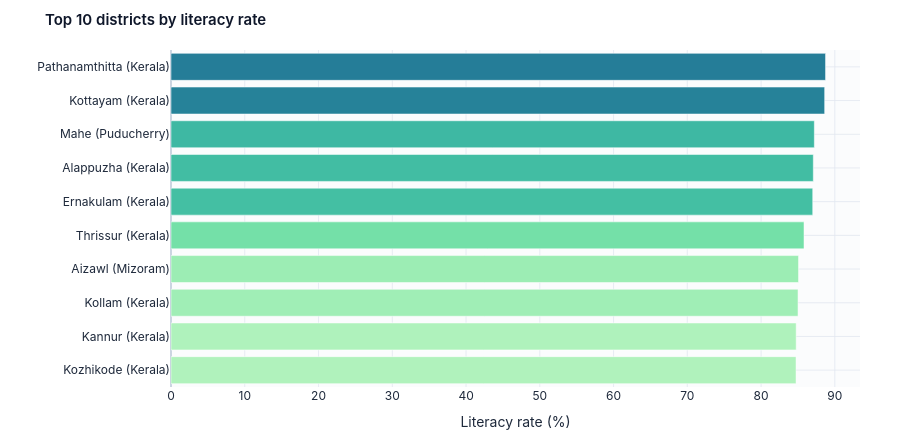
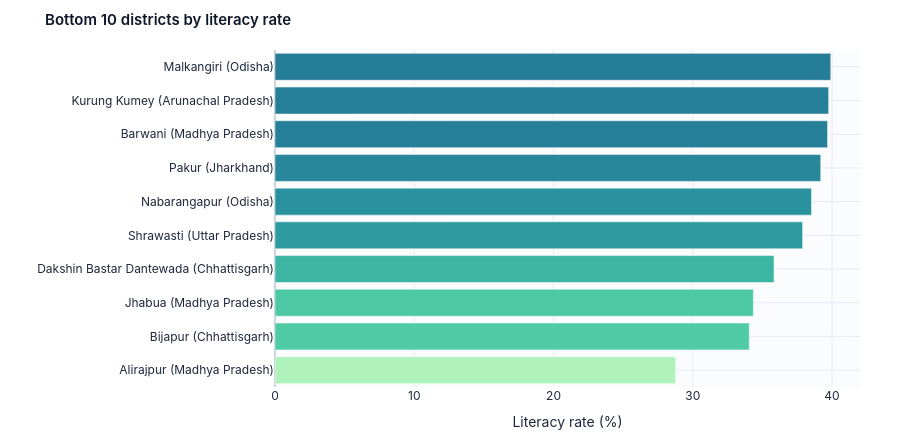
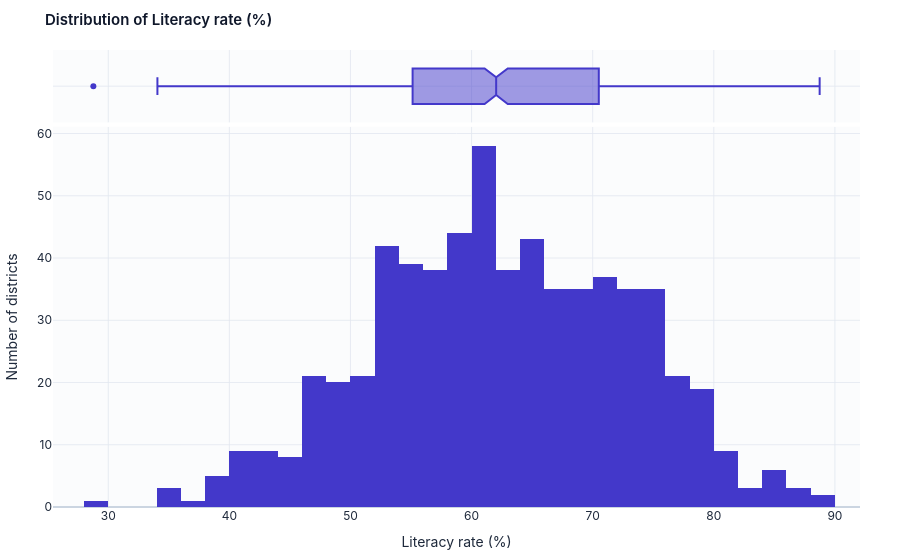
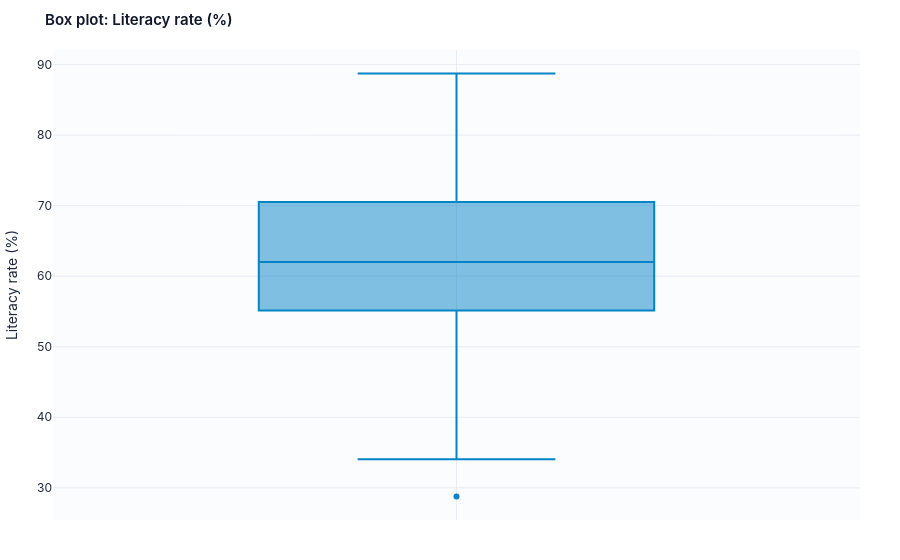

The notebook cell saved with these charts, in order:
### Code cell
# Cell 18 - Module B figures
V.bar_h(B.rank_districts(df, "Literacy_Rate"), "Literacy_Rate", title="Top 10 districts by literacy rate").show()
V.bar_h(B.rank_districts(df, "Literacy_Rate", ascending=True), "Literacy_Rate", title="Bottom 10 districts by literacy rate").show()
V.histogram(df, "Literacy_Rate").show(); V.box(df, "Literacy_Rate").show()
sl = B.state_literacy(df, "source")
V.state_bar(sl, "Weighted_Literacy_Rate", title="State literacy (population-weighted: sum literate / sum population)", xlabel="Literacy rate (%)").show()
display(sl)
V.bar_h(B.rank_districts(df, "Sex_Ratio"), "Sex_Ratio", title="Top 10 districts by sex ratio").show()
V.bar_h(B.rank_districts(df, "Sex_Ratio", ascending=True), "Sex_Ratio", title="Bottom 10 districts by sex ratio").show()
display(B.sc_st_table(df, 15))
V.scatter(df, "SC_Population_Share", "ST_Population_Share", color="state_name", title="SC share vs ST share").show()
V.scatter(df, "Child_Population_Share", "Literacy_Rate", color="state_name", trend=True).show()
V.scatter(df, "Workforce_Participation_Rate", "Literacy_Rate", color="state_name", trend=True).show()

### Figure 1 — Plotly figure (JSON) as saved in the notebook; plotly's stock layout.template omitted (floating-point values rounded to 4 significant figures)
{"data": [{"hovertemplate": "Literacy rate (%)=%{marker.color}<br>=%{y}<extra></extra>", "legendgroup": "", "marker": {"color": [84.74, 84.76, 85.01, 85.08, 85.82, 87.0, 87.08, 87.22, 88.62, 88.74], "coloraxis": "coloraxis", "pattern": {"shape": ""}}, "name": "", "orientation": "h", "showlegend": false, "textposition": "auto", "type": "bar", "x": [84.74, 84.76, 85.01, 85.08, 85.82, 87.0, 87.08, 87.22, 88.62, 88.74], "xaxis": "x", "y": ["Kozhikode (Kerala)", "Kannur (Kerala)", "Kollam (Kerala)", "Aizawl (Mizoram)", "Thrissur (Kerala)", "Ernakulam (Kerala)", "Alappuzha (Kerala)", "Mahe (Puducherry)", "Kottayam (Kerala)", "Pathanamthitta (Kerala)"], "yaxis": "y"}], "layout": {"barmode": "relative", "coloraxis": {"colorbar": {"title": {"text": "Literacy rate (%)"}}, "colorscale": [[0.0, "rgb(176, 242, 188)"], [0.1667, "rgb(137, 232, 172)"], [0.3333, "rgb(103, 219, 165)"], [0.5, "rgb(76, 200, 163)"], [0.6667, "rgb(56, 178, 163)"], [0.8333, "rgb(44, 152, 160)"], [1.0, "rgb(37, 125, 152)"]], "showscale": false}, "font": {"color": "#1E293B", "family": "Inter, -apple-system, BlinkMacSystemFont, 'Segoe UI', Roboto, Helvetica, Arial, sans-serif", "size": 12}, "height": 440, "hoverlabel": {"bgcolor": "rgba(255, 255, 255, 0.95)", "bordercolor": "#CBD5E1", "font": {"color": "#0F172A", "family": "Inter, -apple-system, BlinkMacSystemFont, 'Segoe UI', Roboto, Helvetica, Arial, sans-serif", "size": 12}}, "legend": {"tracegroupgap": 0}, "margin": {"b": 40, "l": 40, "r": 40, "t": 50}, "paper_bgcolor": "rgba(0,0,0,0)", "plot_bgcolor": "rgba(248, 250, 252, 0.5)", "title": {"font": {"color": "#0F172A", "family": "Inter, -apple-system, BlinkMacSystemFont, 'Segoe UI', Roboto, Helvetica, Arial, sans-serif", "size": 15, "weight": 600}, "text": "Top 10 districts by literacy rate"}, "xaxis": {"anchor": "y", "domain": [0.0, 1.0], "gridcolor": "#E2E8F0", "gridwidth": 0.8, "showgrid": true, "title": {"text": "Literacy rate (%)"}, "zerolinecolor": "#CBD5E1"}, "yaxis": {"anchor": "x", "automargin": true, "domain": [0.0, 1.0], "gridcolor": "#E2E8F0", "gridwidth": 0.8, "showgrid": true, "title": {"text": ""}, "zerolinecolor": "#CBD5E1"}}}

### Figure 2 — Plotly figure (JSON) as saved in the notebook; plotly's stock layout.template omitted (floating-point values rounded to 4 significant figures)
{"data": [{"hovertemplate": "Literacy rate (%)=%{marker.color}<br>=%{y}<extra></extra>", "legendgroup": "", "marker": {"color": [28.77, 34.06, 34.35, 35.84, 37.89, 38.53, 39.19, 39.68, 39.76, 39.91], "coloraxis": "coloraxis", "pattern": {"shape": ""}}, "name": "", "orientation": "h", "showlegend": false, "textposition": "auto", "type": "bar", "x": [28.77, 34.06, 34.35, 35.84, 37.89, 38.53, 39.19, 39.68, 39.76, 39.91], "xaxis": "x", "y": ["Alirajpur (Madhya Pradesh)", "Bijapur (Chhattisgarh)", "Jhabua (Madhya Pradesh)", "Dakshin Bastar Dantewada (Chhattisgarh)", "Shrawasti (Uttar Pradesh)", "Nabarangapur (Odisha)", "Pakur (Jharkhand)", "Barwani (Madhya Pradesh)", "Kurung Kumey (Arunachal Pradesh)", "Malkangiri (Odisha)"], "yaxis": "y"}], "layout": {"barmode": "relative", "coloraxis": {"colorbar": {"title": {"text": "Literacy rate (%)"}}, "colorscale": [[0.0, "rgb(176, 242, 188)"], [0.1667, "rgb(137, 232, 172)"], [0.3333, "rgb(103, 219, 165)"], [0.5, "rgb(76, 200, 163)"], [0.6667, "rgb(56, 178, 163)"], [0.8333, "rgb(44, 152, 160)"], [1.0, "rgb(37, 125, 152)"]], "showscale": false}, "font": {"color": "#1E293B", "family": "Inter, -apple-system, BlinkMacSystemFont, 'Segoe UI', Roboto, Helvetica, Arial, sans-serif", "size": 12}, "height": 440, "hoverlabel": {"bgcolor": "rgba(255, 255, 255, 0.95)", "bordercolor": "#CBD5E1", "font": {"color": "#0F172A", "family": "Inter, -apple-system, BlinkMacSystemFont, 'Segoe UI', Roboto, Helvetica, Arial, sans-serif", "size": 12}}, "legend": {"tracegroupgap": 0}, "margin": {"b": 40, "l": 40, "r": 40, "t": 50}, "paper_bgcolor": "rgba(0,0,0,0)", "plot_bgcolor": "rgba(248, 250, 252, 0.5)", "title": {"font": {"color": "#0F172A", "family": "Inter, -apple-system, BlinkMacSystemFont, 'Segoe UI', Roboto, Helvetica, Arial, sans-serif", "size": 15, "weight": 600}, "text": "Bottom 10 districts by literacy rate"}, "xaxis": {"anchor": "y", "domain": [0.0, 1.0], "gridcolor": "#E2E8F0", "gridwidth": 0.8, "showgrid": true, "title": {"text": "Literacy rate (%)"}, "zerolinecolor": "#CBD5E1"}, "yaxis": {"anchor": "x", "automargin": true, "domain": [0.0, 1.0], "gridcolor": "#E2E8F0", "gridwidth": 0.8, "showgrid": true, "title": {"text": ""}, "zerolinecolor": "#CBD5E1"}}}

### Figure 3 — Plotly figure (JSON) as saved in the notebook; plotly's stock layout.template omitted (floating-point values rounded to 4 significant figures; data arrays with more than 128 entries replaced by an {"elided": "..."} marker saying what was removed)
{"data": [{"bingroup": "x", "hovertemplate": "Literacy rate (%)=%{x}<br>count=%{y}<extra></extra>", "legendgroup": "", "marker": {"color": "#4338CA", "pattern": {"shape": ""}}, "name": "", "nbinsx": 30, "orientation": "v", "showlegend": false, "type": "histogram", "x": {"elided": "640 float values"}, "xaxis": "x", "yaxis": "y"}, {"hovertemplate": "Literacy rate (%)=%{x}<extra></extra>", "legendgroup": "", "marker": {"color": "#4338CA"}, "name": "", "notched": true, "showlegend": false, "type": "box", "x": {"elided": "640 float values"}, "xaxis": "x2", "yaxis": "y2"}], "layout": {"barmode": "relative", "font": {"color": "#1E293B", "family": "Inter, -apple-system, BlinkMacSystemFont, 'Segoe UI', Roboto, Helvetica, Arial, sans-serif", "size": 12}, "hoverlabel": {"bgcolor": "rgba(255, 255, 255, 0.95)", "bordercolor": "#CBD5E1", "font": {"color": "#0F172A", "family": "Inter, -apple-system, BlinkMacSystemFont, 'Segoe UI', Roboto, Helvetica, Arial, sans-serif", "size": 12}}, "legend": {"tracegroupgap": 0}, "margin": {"b": 40, "l": 40, "r": 40, "t": 50}, "paper_bgcolor": "rgba(0,0,0,0)", "plot_bgcolor": "rgba(248, 250, 252, 0.5)", "title": {"font": {"color": "#0F172A", "family": "Inter, -apple-system, BlinkMacSystemFont, 'Segoe UI', Roboto, Helvetica, Arial, sans-serif", "size": 15, "weight": 600}, "text": "Distribution of Literacy rate (%)"}, "xaxis": {"anchor": "y", "domain": [0.0, 1.0], "gridcolor": "#E2E8F0", "gridwidth": 0.8, "showgrid": true, "title": {"text": "Literacy rate (%)"}, "zerolinecolor": "#CBD5E1"}, "xaxis2": {"anchor": "y2", "domain": [0.0, 1.0], "gridcolor": "#E2E8F0", "gridwidth": 0.8, "matches": "x", "showgrid": true, "showticklabels": false, "zerolinecolor": "#CBD5E1"}, "yaxis": {"anchor": "x", "domain": [0.0, 0.8316], "gridcolor": "#E2E8F0", "gridwidth": 0.8, "showgrid": true, "title": {"text": "Number of districts"}, "zerolinecolor": "#CBD5E1"}, "yaxis2": {"anchor": "x2", "domain": [0.8416, 1.0], "gridcolor": "#E2E8F0", "gridwidth": 0.8, "matches": "y2", "showgrid": true, "showline": false, "showticklabels": false, "ticks": "", "zerolinecolor": "#CBD5E1"}}}

### Figure 4 — Plotly figure (JSON) as saved in the notebook; plotly's stock layout.template omitted (floating-point values rounded to 4 significant figures; data arrays with more than 128 entries replaced by an {"elided": "..."} marker saying what was removed)
{"data": [{"alignmentgroup": "True", "boxpoints": "outliers", "hovertemplate": "<b>%{hovertext}</b><br><br>Literacy rate (%)=%{y}<extra></extra>", "hovertext": {"elided": "640 str values"}, "legendgroup": "", "marker": {"color": "#0284C7"}, "name": "", "notched": false, "offsetgroup": "", "orientation": "v", "showlegend": false, "type": "box", "x0": " ", "xaxis": "x", "y": {"elided": "640 float values"}, "y0": " ", "yaxis": "y"}], "layout": {"boxmode": "group", "font": {"color": "#1E293B", "family": "Inter, -apple-system, BlinkMacSystemFont, 'Segoe UI', Roboto, Helvetica, Arial, sans-serif", "size": 12}, "hoverlabel": {"bgcolor": "rgba(255, 255, 255, 0.95)", "bordercolor": "#CBD5E1", "font": {"color": "#0F172A", "family": "Inter, -apple-system, BlinkMacSystemFont, 'Segoe UI', Roboto, Helvetica, Arial, sans-serif", "size": 12}}, "legend": {"tracegroupgap": 0}, "margin": {"b": 40, "l": 40, "r": 40, "t": 50}, "paper_bgcolor": "rgba(0,0,0,0)", "plot_bgcolor": "rgba(248, 250, 252, 0.5)", "title": {"font": {"color": "#0F172A", "family": "Inter, -apple-system, BlinkMacSystemFont, 'Segoe UI', Roboto, Helvetica, Arial, sans-serif", "size": 15, "weight": 600}, "text": "Box plot: Literacy rate (%)"}, "xaxis": {"anchor": "y", "domain": [0.0, 1.0], "gridcolor": "#E2E8F0", "gridwidth": 0.8, "showgrid": true, "zerolinecolor": "#CBD5E1"}, "yaxis": {"anchor": "x", "domain": [0.0, 1.0], "gridcolor": "#E2E8F0", "gridwidth": 0.8, "showgrid": true, "title": {"text": "Literacy rate (%)"}, "zerolinecolor": "#CBD5E1"}}}
